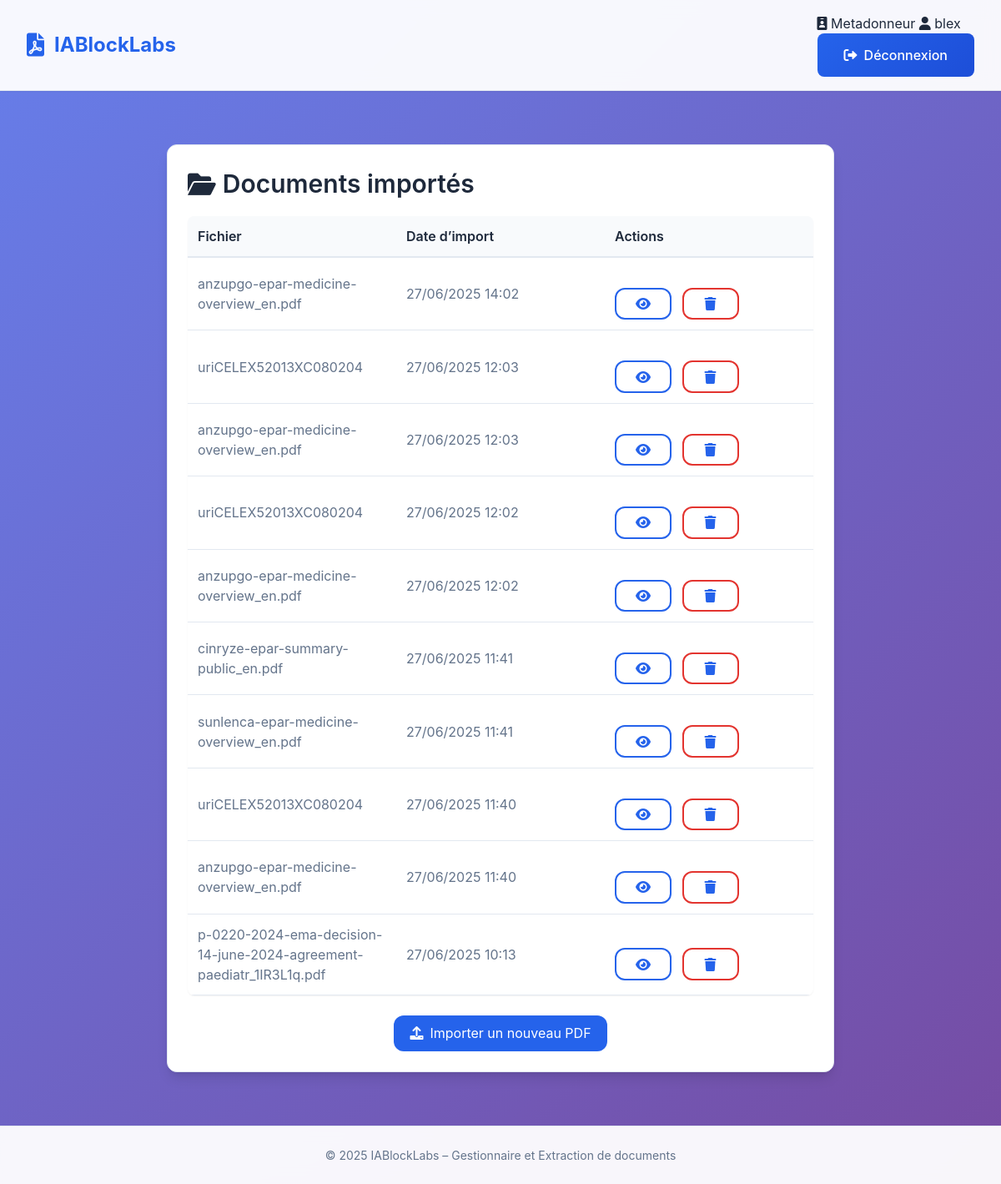
/documents/ (signed in), run on an earlier commit of the app's database.
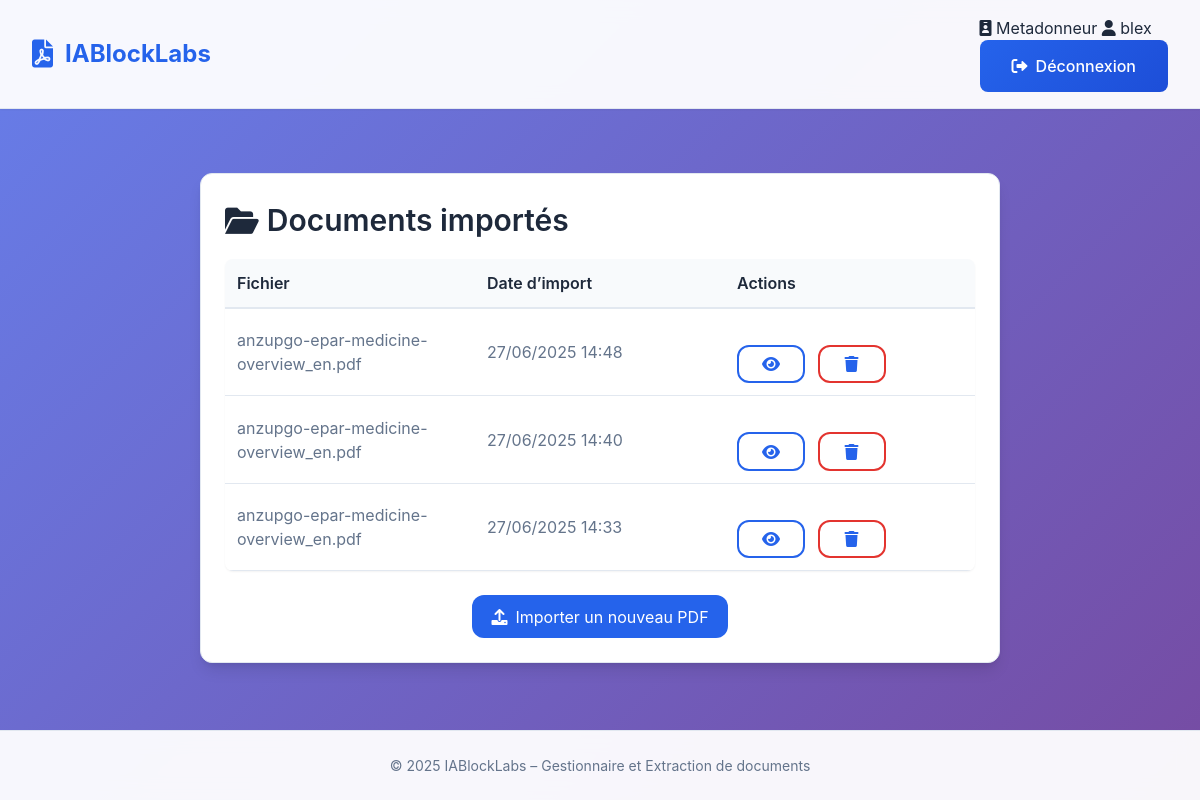
And on a later commit of the database.
### rawdocs/models.py (models this page shows, shortened)
class RawDocument(models.Model):
    url        = models.URLField(help_text="URL d'origine du PDF")
    file       = models.FileField(upload_to=pdf_upload_to, help_text="Fichier PDF téléchargé")
    created_at = models.DateTimeField(auto_now_add=True)
    owner = models.ForeignKey(
        settings.AUTH_USER_MODEL,
        on_delete=models.CASCADE,
        related_name='raw_documents',
        null=True,
        blank=True,
        help_text="Utilisateur qui a téléchargé ce document"
    )
    title = models.TextField(blank=True, help_text="Titre du document")
    doc_type = models.CharField(max_length=100, blank=True, help_text="Type du document (guide, rapport, etc.)")
    language = models.CharField(max_length=10, blank=True, help_text="Langue détectée (fr, en...)")
    version = models.CharField(max_length=50, blank=True, help_text="Version extraite")
    source = models.CharField(max_length=255, blank=True, help_text="Nom de l'organisation (ex: EMA, FDA...)")
    publication_date = models.CharField(max_length=100, blank=True, help_text="Date de publication")
    context = models.TextField(blank=True, help_text="Contexte extrait (2 phrases max)")
    country = models.CharField(max_length=100, blank=True, help_text="Pays détecté (GPE ou domaine TLD)")

### rawdocs/views.py (the view)
@login_required(login_url='rawdocs:login')
@user_passes_test(is_metadonneur, login_url='rawdocs:login')
def document_list(request):
    documents = RawDocument.objects.filter(owner=request.user).order_by('-created_at')
    for doc in documents:
        doc.basename = os.path.basename(doc.file.name)
    return render(request, 'rawdocs/document_list.html', {
        'documents': documents
    })

### rawdocs/templatetags/rawdocs_extras.py (called while the page is built)
@register.filter
def basename(value):
    return os.path.basename(value)

### rawdocs/views.py (called while the page is built)
def is_metadonneur(user):
    return user.groups.filter(name="Metadonneur").exists()

### templates/rawdocs/document_list.html (shortened to what this page needs)
{% extends "base.html" %}
{% load rawdocs_extras %}
{% block content %}
<section class="card metadata-card">
  <h2><i class="fas fa-folder-open"></i> Documents importés</h2>
  {% if documents %}
    <table class="metadata-table">
      <thead>
        <tr>
          <th>Fichier</th>
          <th>Date d’import</th>
          <th>Actions</th>
        </tr>
      </thead>
      <tbody>
        {% for doc in documents %}
        <tr>
          <td>{{ doc.file.name|basename }}</td>
          <td>{{ doc.created_at|date:"d/m/Y H:i" }}</td>
          <td class="actions-cell">
          <a href="{% url 'rawdocs:edit_metadata' doc.id %}" class="btn-outline" title="Voir / éditer les métadonnées">
          <i class="fas fa-eye"></i>
          </a>
            <form method="post"
                  action="{% url 'rawdocs:document_delete' doc.id %}">
              <button type="submit" class="btn-outline btn-delete">
                <i class="fas fa-trash"></i>
              </button>
            </form>
          </td>
        </tr>
        {% endfor %}
      </tbody>
    </table>
  {% else %}
    <p>Aucun document importé pour le moment.</p>
  {% endif %}
  <div class="upload-cell" style="margin-top:1.5rem;">
    <a href="{% url 'rawdocs:upload' %}" class="upload-cell__enter-btn">
      <i class="fas fa-upload"></i> Importer un nouveau PDF
    </a>
  </div>
</section>
{% endblock %}

### templates/base.html (shortened to what this page needs)
{% load static %}
<!DOCTYPE html>
<html lang="fr">
<head>
  <script src="https://cdn.tailwindcss.com"></script>
  <link rel="stylesheet" href="{% static 'rawdocs/css/styles.css' %}">
  <link href="https://cdnjs.cloudflare.com/ajax/libs/font-awesome/6.0.0/css/all.min.css" rel="stylesheet">
</head>
<body>
  <div class="app-container">
    <header class="site-header">
      <div class="header-content">
        <a href="{% url 'rawdocs:dashboard' %}" class="logo">
          <i class="fas fa-file-pdf"></i>
          <span>IABlockLabs</span>
        </a>
        {% if user.is_authenticated %}
          <div class="user-info">
            <span class="user-role">
              <i class="fas fa-id-badge"></i>
              {{ user.groups.first.name }}
            </span>
            <span class="user-name">
              <i class="fas fa-user"></i>
              {{ user.username }}
            </span>
            <form method="post" action="{% url 'rawdocs:logout' %}" class="logout-form">
              <button type="submit" class="btn btn-logout">
                <i class="fas fa-sign-out-alt"></i> Déconnexion
              </button>
            </form>
          </div>
        {% else %}
          <nav class="nav-menu">
            <a href="{% url 'rawdocs:login'    %}" class="nav-link"><i class="fas fa-sign-in-alt"></i> Connexion</a>
            <a href="{% url 'rawdocs:register' %}" class="nav-link"><i class="fas fa-user-plus"></i> Inscription</a>
          </nav>
        {% endif %}
      </div>
    </header>
    <main class="site-main">
      <div class="main-content">
        {% block content %}{% endblock %}
      </div>
    </main>
    <footer class="site-footer">
      <div class="footer-content">
        <p>&copy; 2025 IABlockLabs – Gestionnaire et Extraction de documents</p>
      </div>
    </footer>
  </div>
</body>
</html>

### static/rawdocs/css/styles.css (style rules this page uses)
:root { --primary-color: #2563eb; --primary-hover: #1d4ed8; --secondary-color: #64748b; --success-color: #059669; --error-color: #dc2626; --warning-color: #d97706; --background-color: #f8fafc; --surface-color: #ffffff; --text-primary: #1e293b; --text-secondary: #64748b; --border-color: #e2e8f0; --border-radius: 12px; --shadow-sm: 0 1px 2px 0 rgb(0 0 0 / 0.05); --shadow-md: 0 4px 6px -1px rgb(0 0 0 / 0.1), 0 2px 4px -2px rgb(0 0 0 / 0.1); --shadow-lg: 0 10px 15px -3px rgb(0 0 0 / 0.1), 0 4px 6px -4px rgb(0 0 0 / 0.1); --transition: all 0.2s cubic-bezier(0.4, 0, 0.2, 1); }
* { margin: 0; padding: 0; box-sizing: border-box; }
body { font-family: 'Inter', -apple-system, BlinkMacSystemFont, 'Segoe UI', Roboto, sans-serif; line-height: 1.6; color: var(--text-primary); background: linear-gradient(135deg, #667eea 0%, #764ba2 100%); min-height: 100vh; font-size: 16px; }
.app-container { min-height: 100vh; display: flex; flex-direction: column; }
.site-header { background: rgba(255, 255, 255, 0.95); backdrop-filter: blur(10px); border-bottom: 1px solid var(--border-color); position: sticky; top: 0; z-index: 100; box-shadow: var(--shadow-sm); }
.header-content { max-width: 1200px; margin: 0 auto; padding: 1rem 2rem; display: flex; justify-content: space-between; align-items: center; }
.logo { display: flex; align-items: center; gap: 0.75rem; font-size: 1.5rem; font-weight: 700; color: var(--primary-color); text-decoration: none; transition: var(--transition); }
.logo i { font-size: 1.75rem; }
.site-main { flex: 1; padding: 2rem 0; }
.main-content { max-width: 1000px; margin: 0 auto; padding: 0 2rem; }
.card { background: var(--surface-color); border-radius: var(--border-radius); padding: 2.5rem; box-shadow: var(--shadow-lg); border: 1px solid var(--border-color); margin-bottom: 2rem; animation: fadeInUp 0.6s ease-out; }
.card h2 { font-size: 1.875rem; font-weight: 600; margin-bottom: 1.5rem; color: var(--text-primary); display: flex; align-items: center; gap: 0.75rem; }
form { display: flex; flex-direction: column; gap: 1.5rem; }
.btn { background: linear-gradient(135deg, var(--primary-color) 0%, var(--primary-hover) 100%); color: white; border: none; padding: 0.875rem 2rem; border-radius: 8px; cursor: pointer; transition: var(--transition); font-size: 1rem; font-weight: 500; display: inline-flex; align-items: center; justify-content: center; gap: 0.5rem; text-decoration: none; min-width: 120px; }
.btn-outline { background: transparent; color: var(--primary-color); border: 2px solid var(--primary-color); padding: 0.875rem 2rem; border-radius: 8px; cursor: pointer; transition: var(--transition); font-size: 1rem; font-weight: 500; display: inline-flex; align-items: center; justify-content: center; gap: 0.5rem; text-decoration: none; margin-top: 1.5rem; }
table { width: 100%; border-collapse: collapse; margin-top: 1rem; background: var(--surface-color); border-radius: 8px; overflow: hidden; box-shadow: var(--shadow-sm); }
th, td { padding: 1rem; text-align: left; border-bottom: 1px solid var(--border-color); }
th { background: linear-gradient(135deg, #f8fafc 0%, #f1f5f9 100%); font-weight: 600; color: var(--text-primary); width: 30%; }
td { color: var(--text-secondary); }
tr:last-child td { border-bottom: none; }
td a { color: var(--primary-color); text-decoration: none; font-weight: 500; }
.site-footer { background: rgba(255, 255, 255, 0.95); backdrop-filter: blur(10px); border-top: 1px solid var(--border-color); margin-top: auto; }
.footer-content { max-width: 1200px; margin: 0 auto; padding: 1.5rem 2rem; text-align: center; color: var(--text-secondary); font-size: 0.875rem; }

What changed in the data, as far as the page shows it:
removed RawDocument: file.name|basename "anzupgo-epar-medicine-overview_en.pdf", created_at "27/06/2025 14:02"
removed RawDocument: file.name|basename "uriCELEX52013XC080204", created_at "27/06/2025 12:03"
removed RawDocument: file.name|basename "anzupgo-epar-medicine-overview_en.pdf", created_at "27/06/2025 12:03"
removed RawDocument: file.name|basename "uriCELEX52013XC080204", created_at "27/06/2025 12:02"
removed RawDocument: file.name|basename "anzupgo-epar-medicine-overview_en.pdf", created_at "27/06/2025 12:02"
removed RawDocument: file.name|basename "cinryze-epar-summary-public_en.pdf", created_at "27/06/2025 11:41"
removed RawDocument: file.name|basename "sunlenca-epar-medicine-overview_en.pdf", created_at "27/06/2025 11:41"
removed RawDocument: file.name|basename "uriCELEX52013XC080204", created_at "27/06/2025 11:40"
removed RawDocument: file.name|basename "anzupgo-epar-medicine-overview_en.pdf", created_at "27/06/2025 11:40"
removed RawDocument: file.name|basename "p-0220-2024-ema-decision-14-june-2024-agreement-paediatr_1IR3L1q.pdf", created_at "27/06/2025 10:13"
added RawDocument: file.name|basename "anzupgo-epar-medicine-overview_en.pdf", created_at "27/06/2025 14:48"
added RawDocument: file.name|basename "anzupgo-epar-medicine-overview_en.pdf", created_at "27/06/2025 14:40"
added RawDocument: file.name|basename "anzupgo-epar-medicine-overview_en.pdf", created_at "27/06/2025 14:33"
